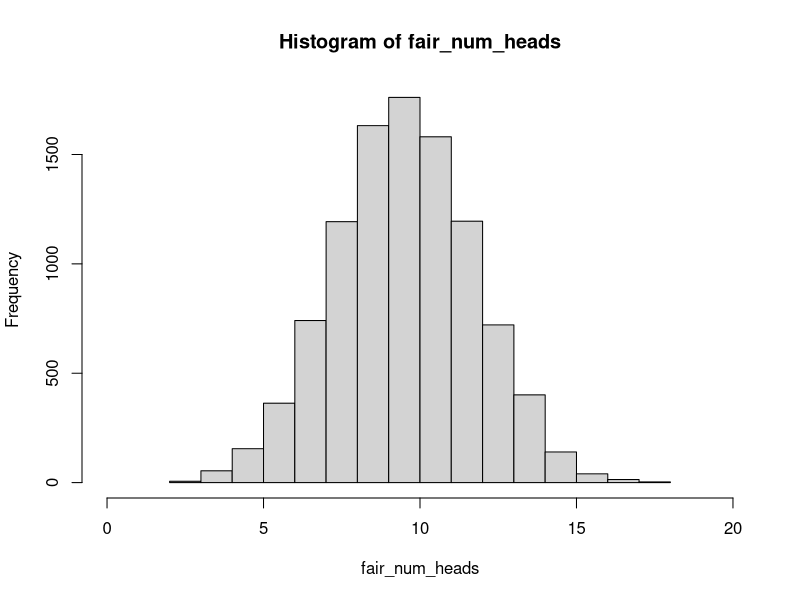
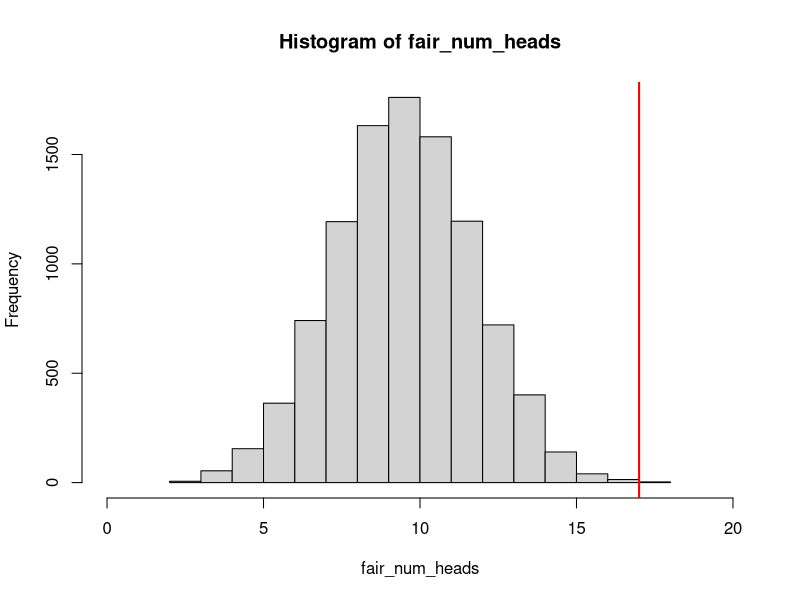
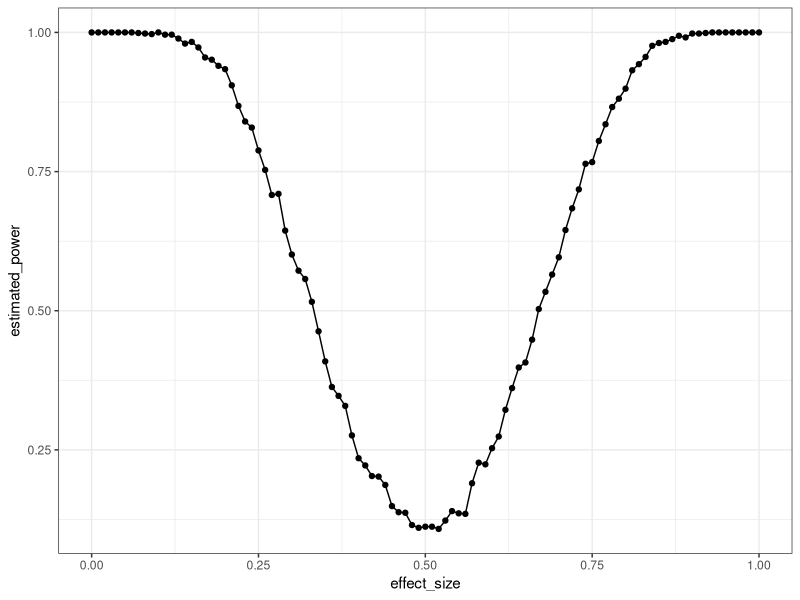
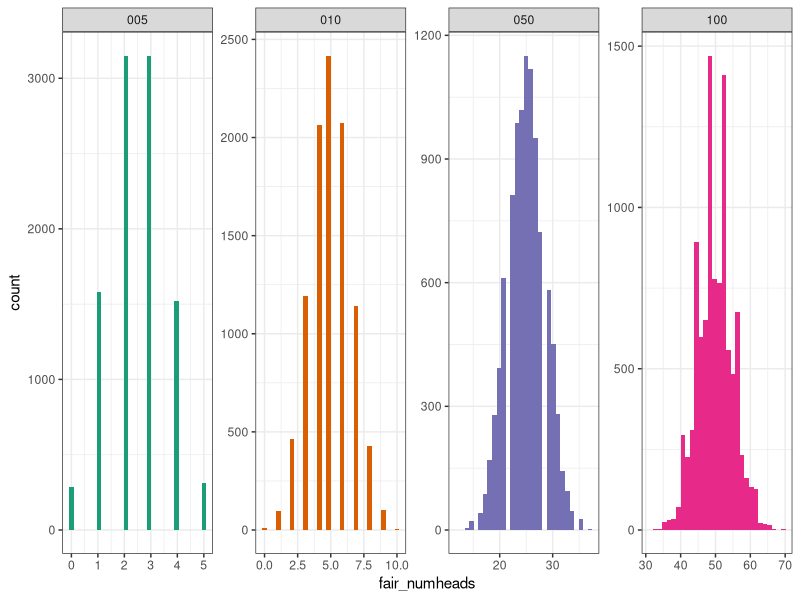
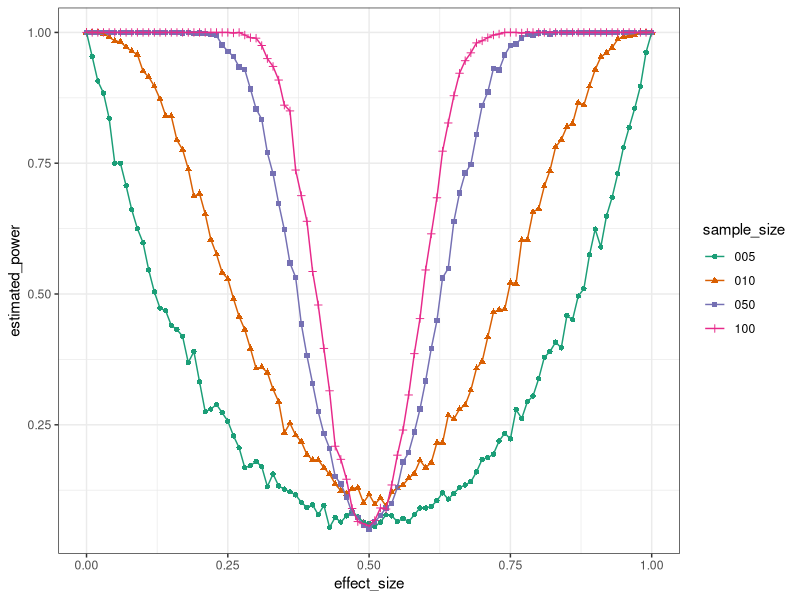

Recreate these plots in R, in order.
## ---- chunk 1
library(tidyverse)
library(RColorBrewer)
## ---- chunk 2
num_flips <- 20 # sample size
alpha <- 0.05 # significance threshold
## ---- chunk 3
# Add comments next to each code chunk to describe the data analysis steps

# Setting up the null distribution
num_permutations <- 10000

fair_num_heads <- {}
for(x in 1:num_permutations) {

  num_heads <- 0
  for(i in 1:num_flips) {
    if(runif(1) <= 0.5) {
      num_heads <- num_heads + 1
    }
  }

  fair_num_heads <- c(fair_num_heads,
                      num_heads)
}

hist(fair_num_heads, xlim = c(0, num_flips))
## ---- chunk 4
# Add comments next to each code chunk to describe the data analysis steps

# A new coin
coin_bias <- 0.8 # effect size

# Perform the experiment once to test if this coin is biased
num_heads <- 0
for(i in 1:num_flips) {
  if(runif(1) <= coin_bias) {
    num_heads <- num_heads + 1 } }

hist(fair_num_heads, xlim = c(0, num_flips))
abline(v = num_heads, col = "red", lwd = 2)
cat(num_heads, "heads in", num_flips, "flips\n")

p_value <- sum(abs((num_flips/2) - fair_num_heads) > abs((num_flips/2) - num_heads)) / length(fair_num_heads)

if(p_value < alpha) {
  cat("P-value is", p_value, "<", alpha, "\nReject the null hypothesis.\nThe coin is biased!")
} else {
  cat("P-value is", p_value, "≥", alpha, "\nAccept the null hypothesis.\nThe coin is unbiased!")
}
## ---- chunk 5
# Add comments next to each code chunk to describe the data analysis steps

# Calculate the power of this experiment
num_null_rejects <- 0
for(num_experiments in 1:1000) {

  num_heads <- 0
  for(i in 1:num_flips) {
    if(runif(1) <= coin_bias) {
      num_heads <- num_heads + 1 } }

  p_value <- sum(abs((num_flips/2) - fair_num_heads) > abs((num_flips/2) - num_heads)) / length(fair_num_heads)
  
  if(p_value < alpha) {
    num_null_rejects <- num_null_rejects + 1 } }

estimated_power <- (num_null_rejects / 1000)
cat("The power is", estimated_power, "\n")
## ---- chunk 6
# Add comments next to each code chunk to describe the data analysis steps

# Generate a power curve for this experimental design
biases <- seq(0, 1, 0.01)
effectsize_estimatedpower <- {}

for(coin_bias in biases) {
  num_null_rejects <- 0
  for(num_experiments in 1:1000) {
    
    num_heads <- 0
    for(i in 1:num_flips) {
      if(runif(1) <= coin_bias) {
        num_heads <- num_heads + 1 } }
    
    p_value <- sum(abs((num_flips/2) - fair_num_heads) > abs((num_flips/2) - num_heads)) / length(fair_num_heads)
    
    if(p_value < alpha) {
      num_null_rejects <- num_null_rejects + 1 } }
  
  estimated_power <- (num_null_rejects / 1000)
  
  effectsize_estimatedpower <- rbind(effectsize_estimatedpower,
                                     c(coin_bias, estimated_power))
}
## ---- chunk 7
# No need to add comments to this chunk that's just making the plot.

effectsize_estimatedpower_df <- tibble("effect_size" = effectsize_estimatedpower[,1],
                                       "estimated_power" = effectsize_estimatedpower[,2])

effectsize_estimatedpower_df %>%
  ggplot(aes(x = effect_size,
             y = estimated_power)) +
  geom_point() +
  geom_line() +
  theme_bw()
## ---- chunk 8
# Add comments next to each code chunk to describe the data analysis steps

# Setting up the null distribution
alpha <- 0.05 # significance threshold

num_permutations <- 10000
flips <- c(5, 10, 50, 100)

samplesize_fairnumheads <- {}

for(num_flips in flips) {
  
  fair_num_heads <- {}
  for(x in 1:num_permutations) {
    
    num_heads <- 0
    for(i in 1:num_flips) {
      if(runif(1) <= 0.5) {
        num_heads <- num_heads + 1
      }
    }
    
    fair_num_heads <- c(fair_num_heads,
                        num_heads)
  }
  
  samplesize_fairnumheads <- bind_rows(samplesize_fairnumheads,
                                       tibble("sample_size" = rep(sprintf(fmt = "%03d", num_flips),
                                                                 num_permutations),
                                              "fair_numheads" = fair_num_heads))
}
## ---- chunk 9
# No need to add comments to this chunk that's just making the plot.

# Plotting null distributions for each sample size
samplesize_fairnumheads %>%
  ggplot(aes(x = fair_numheads, fill = sample_size)) +
  geom_histogram() +
  scale_fill_brewer(palette = "Dark2") +
  facet_wrap(~sample_size, nrow = 1, scales = "free") +
  theme_bw() +
  theme(legend.position = "none")
## ---- chunk 10
# Add comments next to each code chunk to describe the data analysis steps
# NOTE: This part might take quite a while to run. Please be patient.

biases <- seq(0, 1, 0.01)
samplesize_effectsize_estimatedpower <- {}

for(num_flips in flips) {
  cat(num_flips, "flips\n")
  
  fair_num_heads <- samplesize_fairnumheads %>%
    filter(sample_size == rep(sprintf(fmt = "%03d", num_flips))) %>%
    pull(fair_numheads)
  
  for(coin_bias in biases) {
    
    num_null_rejects <- 0
    for(num_experiments in 1:1000) {
      
      num_heads <- 0
      for(i in 1:num_flips) {
        if(runif(1) <= coin_bias) {
          num_heads <- num_heads + 1 } }
      
      p_value <- sum(abs((num_flips/2) - fair_num_heads) > abs((num_flips/2) - num_heads)) / length(fair_num_heads)
      
      if(p_value < alpha) {
        num_null_rejects <- num_null_rejects + 1 } }
    
    estimated_power <- (num_null_rejects / 1000)
    
    samplesize_effectsize_estimatedpower <- rbind(samplesize_effectsize_estimatedpower,
                                       c(num_flips, coin_bias, estimated_power))
  }
}
## ---- chunk 11
# No need to add comments to this chunk that's just making the plot.

# Plotting power curves
tibble("sample_size" = sprintf("%03d", samplesize_effectsize_estimatedpower[,1]),
       "effect_size" = samplesize_effectsize_estimatedpower[,2],
       "estimated_power" = samplesize_effectsize_estimatedpower[,3]) %>%
  ggplot(aes(x = effect_size,
             y = estimated_power,
             color = sample_size,
             shape = sample_size)) +
  scale_color_brewer(palette = "Dark2") +
  geom_point() +
  geom_line() +
  theme_bw()
